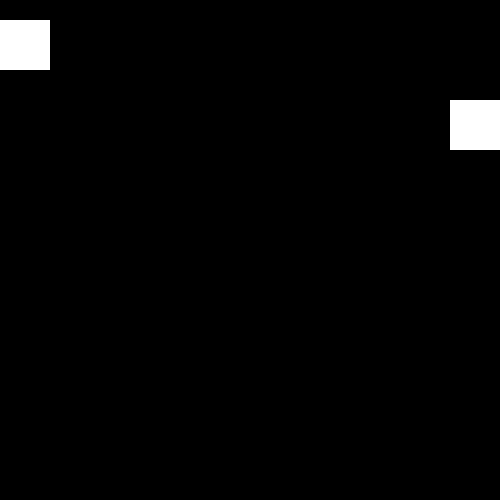
Frame 1 (no input)
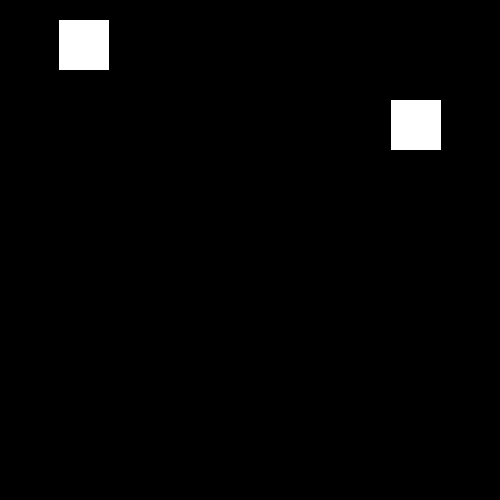
Frame 60 (the mouse pressed at the canvas centre just before this capture)
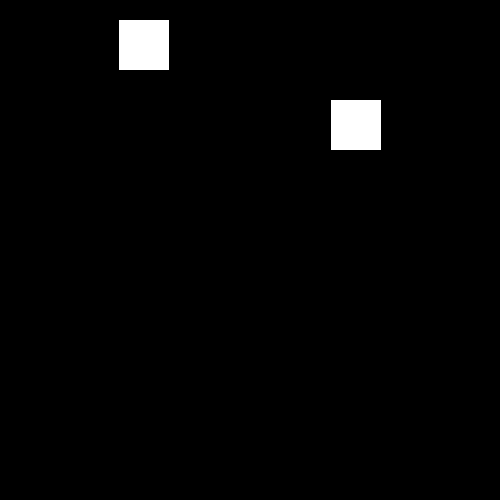
Frame 120 (the mouse held since frame 60 and released just before this capture)

The Processing sketch that drew these frames (run headless with seeded random() and noise(); from frame 60 on, the mouse is pressed at the canvas centre):

// Processing sketch: Excercise_4
// ── Excercise_4.pde

int y = 450;
int i = 0;
void setup(){
  size (500,500);
  fill (255,255,255);
  noStroke();
}
void draw(){
  background (0);
  rect(i++,20,50,50);
  rect(y--,100,50,50);
  if(i>=450 && i<500){
    rect(0,20,i%50,50);
  } else if(i>=500) i=0;
  if(y<=0 && y > -50){
   rect(500,100,y,50); 
  } else if(y<-50) y = 450;
}
